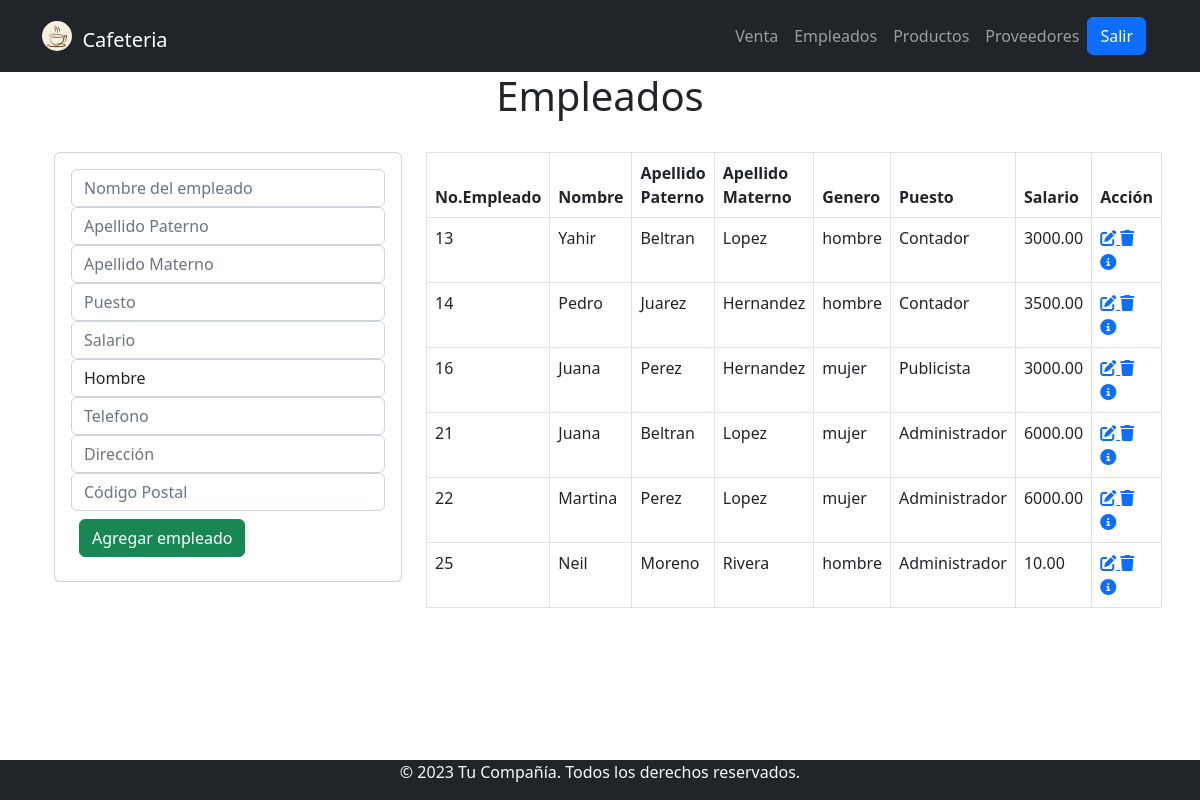
The app's page /index2.php with its own data.
### tables this page shows
CREATE TABLE `Empleados` (
  `idEmpleado` int NOT NULL,
  `idPersona` int NOT NULL,
  `puesto` varchar(50) NOT NULL,
  `salario` decimal(10,2) NOT NULL,
  `fechaContratacion` date NOT NULL
);

CREATE TABLE `Personas` (
  `idPersona` int NOT NULL,
  `nombre` varchar(50) NOT NULL,
  `apellidoPaterno` varchar(50) NOT NULL,
  `apellidoMaterno` varchar(50) DEFAULT NULL,
  `tipoPersona` varchar(20) NOT NULL,
  `telefono` varchar(15) DEFAULT NULL,
  `direccion` varchar(100) NOT NULL,
  `CP` int NOT NULL
);

### www/index2.php (the view, shortened to what this page needs)
<?php
    include 'Model/conexion.php';
    include 'Template/header.php';
?>
<div class="text-center"><H1>Empleados</H1></div>
<div class="container p-4">
    <div class="row">
        <div class="col-md-4">
            <div class="card card-body">
                <form action="insert_empleado.php" method="POST">
                    <div class="form-group">
                        <input type="text" name="Nombre" class="form-control" placeholder="Nombre del empleado">
                    </div>
                    <div class="form-group">
                        <input type="text" name="Paterno" class="form-control" placeholder="Apellido Paterno">
                    </div>
                    <div class="form-group">
                        <input type="text" name="Materno" class="form-control" placeholder="Apellido Materno">
                    </div>
                    <div class="form-group">
                        <input type="text" name="Puesto" class="form-control" placeholder="Puesto">
                    </div>
                    <div class="form-group">
                        <input type="text" name="Salario" class="form-control" placeholder="Salario">
                    </div>
                    <div class="form-group">
                        <select name="Genero" class="form-control">
                        <option value="hombre">Hombre</option>
                        </select>
                    </div>
                    <div class="form-group">
                        <input type="text" name="Telefono" class="form-control" placeholder="Telefono">
                    </div>
                    <div class="form-group">
                        <input type="text" name="direccion" class="form-control" placeholder="Dirección">
                    </div>
                    <div class="form-group">
                        <input type="text" name="CP" class="form-control" placeholder="Código Postal">
                    </div>
                    <div class="m-2">
                        <div class="w-100">
                            <input type="submit" class="btn btn-success btn-block" name="Guardar_empleado" value="Agregar empleado">
                        </div>
                    </div>
                </form>
            </div>
        </div>
        <div class="col-md-8">
            <table class="table table-bordered">
                <thead>
                    <th>No.Empleado</th>
                    <th>Nombre</th>
                    <th>Apellido Paterno</th>
                    <th>Apellido Materno</th>
                    <th>Genero</th>
                    <th>Puesto</th>
                    <th>Salario</th>
                    <th>Acción</th>
                </thead>
                <tbody>
                    <?php
                        $query ="SELECT e.idPersona,e.idEmpleado, p.nombre, p.apellidoPaterno, p.apellidoMaterno, p.tipoPersona, e.puesto, e.salario, p.cp
                        FROM Personas p
                        INNER JOIN Empleados e ON p.idPersona = e.idPersona;";
                        $select_empleados = mysqli_query($conn, $query);
                        while($row = mysqli_fetch_array($select_empleados)){
                    ?>
                    <tr>
                        <td><?php echo $row['idEmpleado']?></td>
                        <td><?php  echo $row['nombre'] ?></td>
                        <td><?php  echo $row['apellidoPaterno']?></td>
                        <td><?php  echo $row['apellidoMaterno']?></td>
                        <td><?php  echo $row['tipoPersona']?></td>
                        <td><?php  echo $row['puesto']?></td>
                        <td><?php  echo $row['salario']?></td>
                        <td>
                            <a href="edit_empleado.php?id=<?php echo $row['idEmpleado']; ?>" >
                                <i class="fa-solid fa-pen-to-square"></i>
                            </a>
                            <a href="delete_empleado.php?id=<?php echo $row['idEmpleado']; ?>" >
                                <i class="fa-solid fa-trash"></i>
                            </a>
                            <a href="information_empleado.php?id=<?php echo $row['idEmpleado']; ?>&cp=<?php echo $row['cp']; ?>">
                                <i class="fa-solid fa-circle-info"></i>
                            </a>
                        </td>
                    </tr>
                    <?php  } ?>
                </tbody>
            </table>
        </div>
    </div>
</div>
<?php include 'template/footer.php'; ?>

### www/Template/header.php (shortened to what this page needs)
<!doctype html>
<html lang="es">
<head>
  <link href="https://cdn.jsdelivr.net/npm/bootstrap@5.2.1/dist/css/bootstrap.min.css" rel="stylesheet"
>
</head>
<body>
  <header>
  <nav class="navbar navbar-dark bg-dark">
  <div class="container">
  <h1>
  <img src="logo.jpg" style="width: 30px;" class="rounded-circle">
  <a href="index1.php" class="navbar-brand">Cafeteria</a>
</h1>
      <nav class="navbar navbar-expand-lg navbar-dark bg-dark">
        <div class="container">
            <ul class="navbar-nav ml-auto">
            <li class="nav-item">
                    <a class="nav-link" href="index4.php">Venta</a>
                </li>
                <li class="nav-item">
                    <a class="nav-link" href="../index2.php">Empleados</a>
                </li>
                <li class="nav-item">
                    <a class="nav-link" href="index.php">Productos</a>
                </li>
                <li class="nav-item">
                    <a class="nav-link" href="index3.php">Proveedores</a>
                </li>
            </ul>
              <div class="d-flex justify-content-end">
                    <button onclick="location.href='index1.php'" class="btn btn-primary ml-6">Salir</button>
                </div>
        </div>
    </nav>
</body>

### www/Template/footer.php (shortened to what this page needs)
<footer class="footer bg-dark text-light text-center">
    <div class="container">
        <div class="row">
            <div class="col-lg-12">
              <p>&copy; 2023 Tu Compañía. Todos los derechos reservados.</p>
            </div>
        </div>
    </div>
</footer>
</body>
</html>

### www/Template/footer.php (style rules this page uses)
.footer { position: fixed; left: 0; bottom: 0; width: 100%; }

### records on screen
empleados: idEmpleado "13", idPersona.nombre "Yahir", idPersona.apellidoPaterno "Beltran", idPersona.apellidoMaterno "Lopez", idPersona.tipoPersona "hombre", puesto "Contador", salario "3000.00"
empleados: idEmpleado "14", idPersona.nombre "Pedro", idPersona.apellidoPaterno "Juarez", idPersona.apellidoMaterno "Hernandez", idPersona.tipoPersona "hombre", puesto "Contador", salario "3500.00"
empleados: idEmpleado "16", idPersona.nombre "Juana", idPersona.apellidoPaterno "Perez", idPersona.apellidoMaterno "Hernandez", idPersona.tipoPersona "mujer", puesto "Publicista", salario "3000.00"
empleados: idEmpleado "21", idPersona.nombre "Juana", idPersona.apellidoPaterno "Beltran", idPersona.apellidoMaterno "Lopez", idPersona.tipoPersona "mujer", puesto "Administrador", salario "6000.00"
empleados: idEmpleado "22", idPersona.nombre "Martina", idPersona.apellidoPaterno "Perez", idPersona.apellidoMaterno "Lopez", idPersona.tipoPersona "mujer", puesto "Administrador", salario "6000.00"
empleados: idEmpleado "25", idPersona.nombre "Neil", idPersona.apellidoPaterno "Moreno", idPersona.apellidoMaterno "Rivera", idPersona.tipoPersona "hombre", puesto "Administrador", salario "10.00"
